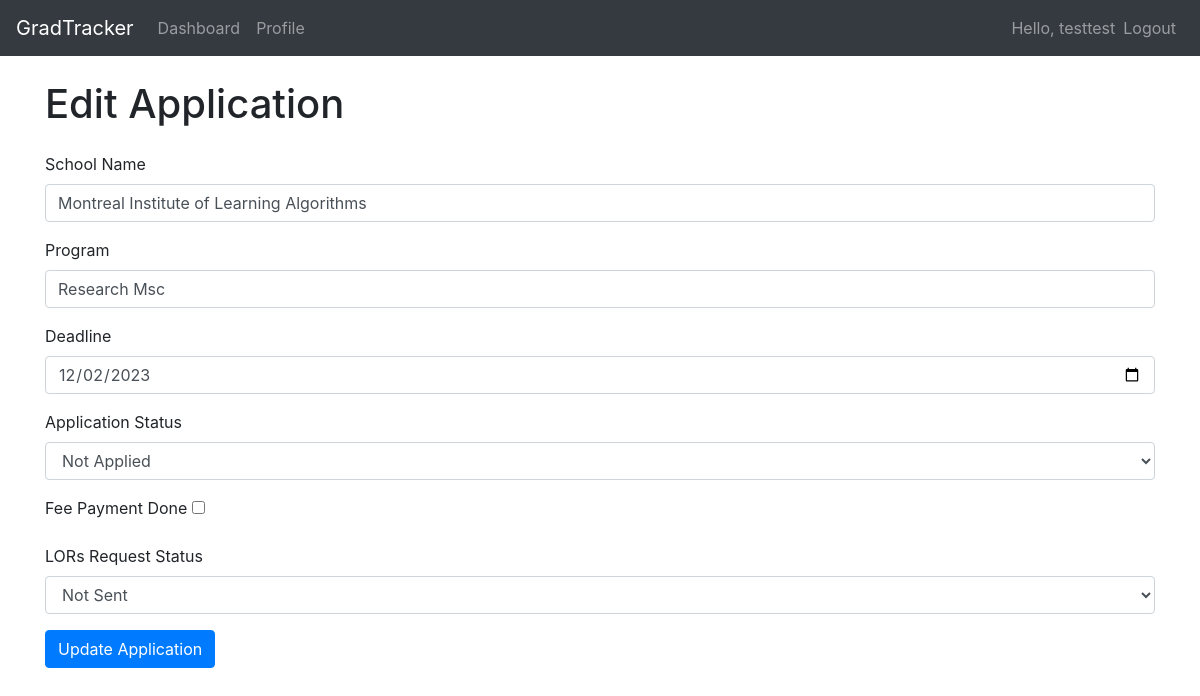
The page /application/edit/1 (signed in) on the database its author committed.
### app/models/models.py (models this page shows)
class User(UserMixin, db.Model):
    id = db.Column(db.Integer, primary_key=True)
    username = db.Column(db.String(100), unique=True, nullable=False)
    email = db.Column(db.String(100), unique=True, nullable=False)
    password_hash = db.Column(db.String(200))
    applications = db.relationship('Application', backref='user', lazy=True)  # Relationship to Application
    professors = db.relationship('Professor', backref='user', lazy=True)  # Relationship to Professor
    statements = db.relationship('Statement', backref='user', lazy=True)  # Add this line to the User class

class Application(db.Model):
    id = db.Column(db.Integer, primary_key=True)
    school_name = db.Column(db.String(1000))
    program = db.Column(db.String(1000))
    deadline = db.Column(db.DateTime(timezone=True), default=func.now())  # Updated to include time
    application_status = db.Column(db.String(100), default="not_applied")
    fee_payment_done = db.Column(db.Boolean, default=False)
    lors_request = db.Column(db.String(100), default="not_sent")
    user_id = db.Column(db.Integer, db.ForeignKey('user.id'))

### app/routes/views.py (the view, shortened to what this page needs)
@main.route('/application/edit/<int:application_id>', methods=['GET', 'POST'])
@login_required
def edit_application(application_id):
    application = Application.query.get_or_404(application_id)
    form = ApplicationForm(obj=application)
    return render_template('edit_application.html', form=form, application_id=application_id)

### app/forms.py
class ApplicationForm(FlaskForm):
    school_name = StringField('School Name', validators=[DataRequired(), Length(max=1000)])
    program = StringField('Program', validators=[DataRequired(), Length(max=1000)])
    deadline = DateField('Deadline', validators=[DataRequired()], format='%Y-%m-%d')  # Updated to DateTimeField
    application_status = SelectField('Application Status', choices=[('not_applied', 'Not Applied'), ('submitted', 'Submitted'), ('in_process', 'In Process')], validators=[DataRequired()])
    fee_payment_done = BooleanField('Fee Payment Done')
    lors_request = SelectField('LORs Request Status', choices=[('not_sent', 'Not Sent'), ('sent', 'Sent')], validators=[DataRequired()])

### app/__init__.py (called while the page is built)
@login_manager.user_loader
def load_user(user_id):
    return User.query.get(int(user_id))

### app/templates/edit_application.html (shortened to what this page needs)
{% extends 'layout.html' %}
{% block content %}
    <h1>Edit Application</h1>
    <form action="{{ url_for('main.edit_application', application_id=application_id) }}" method="post" class="mt-4">
        <div class="form-group">
            {{ form.school_name.label }}
            {{ form.school_name(class="form-control") }}
        </div>
        <div class="form-group">
            {{ form.program.label }}
            {{ form.program(class="form-control") }}
        </div>
	<div class="form-group">
            {{ form.deadline.label }}
            {{ form.deadline(class="form-control") }}
        </div>
	<div class="form-group">
            {{ form.application_status.label }}
            {{ form.application_status(class="form-control") }}
        </div>
        <div class="form-group">
            {{ form.fee_payment_done.label }}
            {{ form.fee_payment_done() }}
        </div>
        <div class="form-group">
            {{ form.lors_request.label }}
            {{ form.lors_request(class="form-control") }}
        </div>
	<button type="submit" class="btn btn-primary">Update Application</button>
    </form>
{% endblock %}

### app/templates/layout.html (shortened to what this page needs)
<!DOCTYPE html>
<html lang="en">
<head>
    <link rel="stylesheet" href="https://stackpath.bootstrapcdn.com/bootstrap/4.5.2/css/bootstrap.min.css">
</head>
<body>
    <nav class="navbar navbar-expand-lg navbar-dark bg-dark">
        <a class="navbar-brand" href="{{ url_for('main.index') }}">GradTracker</a>
        <div class="collapse navbar-collapse" id="navbarNavAltMarkup">
            <div class="navbar-nav mr-auto">
		{% if current_user.is_authenticated %}
                    <a class="nav-item nav-link" href="{{ url_for('main.dashboard') }}">Dashboard</a>
		    <a class="nav-item nav-link" href="{{ url_for('main.profile') }}">Profile</a>
		{% endif %}
            </div>
            <div class="navbar-nav ml-auto">
                {% if current_user.is_authenticated %}
                    <span class="navbar-text">
                        Hello, {{ current_user.username }}
                    </span>
                    <a class="nav-item nav-link" href="{{ url_for('auth.logout') }}">Logout</a>
                {% else %}
                    <a class="nav-item nav-link" href="{{ url_for('auth.login') }}">Login</a>
                    <a class="nav-item nav-link" href="{{ url_for('auth.signup') }}">Sign Up</a>
                {% endif %}
            </div>
        </div>
    </nav>
    <div class="container mt-4">
        {% block content %}
        {% endblock %}
    </div>
</body>
</html>

### rows shown on the page
User: username "testtest"
Application: school_name "Montreal Institute of Learning Algorithms", program "Research Msc", deadline "12/02/2023", application_status "Not Applied", lors_request "Not Sent"
